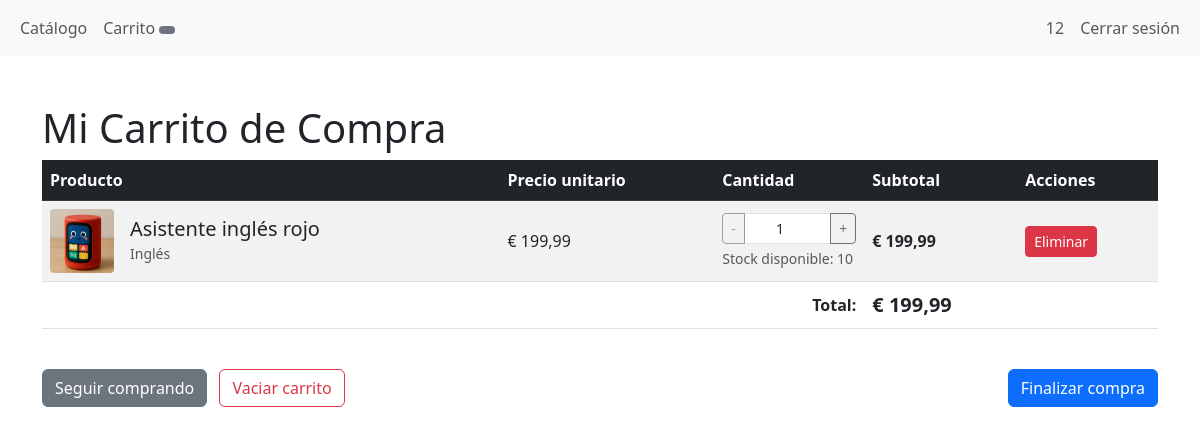
Screenshot of /carrito (signed in) with the database file from the repository.
### tables this page shows
CREATE TABLE Items_Carrito (
            id_item INTEGER PRIMARY KEY AUTOINCREMENT,
            id_carrito INTEGER NOT NULL,
            id_producto INTEGER NOT NULL,
            cantidad INTEGER NOT NULL DEFAULT 1,
            FOREIGN KEY (id_carrito) REFERENCES Carritos(id_carrito),
            FOREIGN KEY (id_producto) REFERENCES Productos(id_producto)
        );

CREATE TABLE Productos (
            id_producto INTEGER PRIMARY KEY AUTOINCREMENT,
            nombre TEXT NOT NULL,
            descripcion TEXT,
            precio REAL NOT NULL,
            stock INTEGER NOT NULL DEFAULT 0,
            categoria TEXT,
            imagen_url TEXT
        );

### controllers/CarritoController.php (called while the page is built, shortened)
<?php
require_once __DIR__ . '/../models/Carrito.php';
require_once __DIR__ . '/../models/ItemCarrito.php';
require_once __DIR__ . '/../models/Producto.php';
class CarritoController {
    private PDO $db;
    public function __construct(PDO $db) {
        $this->db = $db;
    }
    public function index() {
        $userId  = $_SESSION['user_id'];
        $carrito = Carrito::getActive($this->db, $userId);
        $items   = $carrito->getItems($this->db);
        $total   = $carrito->getTotal($this->db);
        include __DIR__ . '/../views/header.php';
        include __DIR__ . '/../views/carrito.php';
        include __DIR__ . '/../views/footer.php';
    }
}

### models/Carrito.php (called while the page is built, shortened)
<?php
class Carrito {
    public int $id_carrito;
    public static function getActive(PDO $db, int $userId): ?Carrito {
        $sql = "
            SELECT
                id_carrito,
                id_usuario,
                fecha_creacion,
                activo
            FROM Carritos
            WHERE id_usuario = :id_usuario AND activo = 1
            ORDER BY fecha_creacion DESC
            LIMIT 1
        ";
        $stmt = $db->prepare($sql);
        $stmt->execute(['id_usuario' => $userId]);
        $stmt->setFetchMode(PDO::FETCH_CLASS | PDO::FETCH_PROPS_LATE, self::class);
        $carrito = $stmt->fetch();
        return $carrito;
    }
    public function getItems(PDO $db): array {
        return ItemCarrito::getAllByCarrito($db, $this->id_carrito);
    }
    public function getTotal(PDO $db): float {
        $sql = "
            SELECT SUM(p.precio * ic.cantidad) as total
            FROM Items_Carrito ic
            JOIN Productos p ON ic.id_producto = p.id_producto
            WHERE ic.id_carrito = :id_carrito
        ";
        $stmt = $db->prepare($sql);
        $stmt->execute(['id_carrito' => $this->id_carrito]);
        $result = $stmt->fetch(PDO::FETCH_ASSOC);
        return $result['total'] ?? 0;
    }
}

### models/ItemCarrito.php (called while the page is built, shortened)
<?php
require_once __DIR__ . '/Producto.php';
class ItemCarrito {
    public static function getAllByCarrito(PDO $db, int $carritoId): array {
        $sql = "
            SELECT
                ic.id_item,
                ic.id_carrito,
                ic.id_producto,
                ic.cantidad,
                p.id_producto as 'producto_id',
                p.nombre,
                p.descripcion,
                p.precio,
                p.stock,
                p.categoria,
                p.imagen_url
            FROM Items_Carrito ic
            JOIN Productos p ON ic.id_producto = p.id_producto
            WHERE ic.id_carrito = :id_carrito
        ";
        $stmt = $db->prepare($sql);
        $stmt->execute(['id_carrito' => $carritoId]);
        $items = [];
        while ($row = $stmt->fetch(PDO::FETCH_ASSOC)) {
            $item = new ItemCarrito();
            $item->id_item = $row['id_item'];
            $item->id_carrito = $row['id_carrito'];
            $item->id_producto = $row['id_producto'];
            $item->cantidad = $row['cantidad'];
            $producto = new Producto();
            $producto->id_producto = $row['producto_id'];
            $producto->nombre = $row['nombre'];
            $producto->descripcion = $row['descripcion'];
            $producto->precio = $row['precio'];
            $producto->stock = $row['stock'];
            $producto->categoria = $row['categoria'];
            $producto->imagen_url = $row['imagen_url'];
            $item->producto = $producto;
            $items[] = $item;
        }
        return $items;
    }
}

### models/producto.php (called while the page is built, shortened)
<?php
class Producto {
    public float   $precio;
    public ?string $imagen_url;
    public function getPrecioFormateado(): string {
        return number_format($this->precio, 2, ',', '.');
    }
    public function getRutaImagen(): string {
        $ruta = str_replace('\\', '/', $this->imagen_url);
        if (substr($ruta, 0, 1) !== '/') {
            $ruta = '/' . $ruta;
        }
        return $ruta;
    }
}

### views/carrito.php (the view, shortened to what this page needs)
<div class="container py-4">
  <h1>Mi Carrito de Compra</h1>
  <?php if (empty($items)): ?>
    <div class="alert alert-info">
      Tu carrito está vacío. <a href="/" class="alert-link">Volver al catálogo</a>
    </div>
  <?php else: ?>
    <div class="table-responsive">
      <table class="table table-striped">
        <thead class="table-dark">
          <tr>
            <th>Producto</th>
            <th>Precio unitario</th>
            <th>Cantidad</th>
            <th>Subtotal</th>
            <th>Acciones</th>
          </tr>
        </thead>
        <tbody>
          <?php foreach ($items as $item): ?>
            <tr class="align-middle" data-item-id="<?= $item->id_item ?>">
              <td>
                <div class="d-flex align-items-center">
                  <?php if ($item->producto->imagen_url): ?>
                    <img
                      src="<?= htmlspecialchars($item->producto->getRutaImagen()) ?>"
                      alt="<?= htmlspecialchars($item->producto->nombre) ?>"
                      class="me-3"
                      style="width:64px; height:64px; object-fit:cover; border-radius:4px;"
                    >
                  <?php endif; ?>
                  <div>
                    <h5 class="mb-0"><?= htmlspecialchars($item->producto->nombre) ?></h5>
                    <?php if ($item->producto->categoria): ?>
                      <small class="text-muted"><?= htmlspecialchars($item->producto->categoria) ?></small>
                    <?php endif; ?>
                  </div>
                </div>
              </td>
              <td>€ <?= $item->producto->getPrecioFormateado() ?></td>
              <td style="width: 150px;">
                <div class="input-group">
                  <button
                    class="btn btn-outline-secondary btn-sm btn-decrement"
                    type="button"
                    <?= $item->cantidad <= 1 ? 'disabled' : '' ?>
                  >-</button>
                  <input
                    type="number"
                    class="form-control form-control-sm text-center cantidad-input"
                    value="<?= $item->cantidad ?>"
                    min="1"
                    max="<?= $item->producto->stock ?>"
                    data-item-id="<?= $item->id_item ?>"
                  >
                  <button
                    class="btn btn-outline-secondary btn-sm btn-increment"
                    type="button"
                    <?= $item->cantidad >= $item->producto->stock ? 'disabled' : '' ?>
                  >+</button>
                </div>
                <small class="d-block text-muted mt-1">
                  Stock disponible: <?= $item->producto->stock ?>
                </small>
              </td>
              <td class="fw-bold">
                € <?= number_format($item->producto->precio * $item->cantidad, 2, ',', '.') ?>
              </td>
              <td>
                <button
                  class="btn btn-danger btn-sm btn-remove-item"
                  data-item-id="<?= $item->id_item ?>"
                >
                  <i class="bi bi-trash"></i> Eliminar
                </button>
              </td>
            </tr>
          <?php endforeach; ?>
        </tbody>
        <tfoot>
          <tr>
            <td colspan="3" class="text-end fw-bold">Total:</td>
            <td class="fw-bold fs-5">€ <?= number_format($total, 2, ',', '.') ?></td>
            <td></td>
          </tr>
        </tfoot>
      </table>
    </div>
    <div class="d-flex justify-content-between mt-4">
      <div>
        <a href="/" class="btn btn-secondary">
          <i class="bi bi-arrow-left"></i> Seguir comprando
        </a>
        <button id="btn-empty-cart" class="btn btn-outline-danger ms-2">
          <i class="bi bi-trash"></i> Vaciar carrito
        </button>
      </div>
      <a href="/checkout" class="btn btn-primary">
        <i class="bi bi-cart-check"></i> Finalizar compra
      </a>
    </div>
  <?php endif; ?>
</div>

### rows the page displays
items_carrito: id_producto.nombre "Asistente inglés rojo", id_producto.categoria "Inglés", id_producto.precio "199,99", cantidad "1", id_producto.stock "10", $item->producto->precio * $item->cantidad "199,99"

### other values shown
$_SESSION['user_name'] "12"
$total "199,99"
